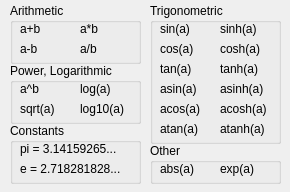
<?xml version="1.0" encoding="UTF-8"?>
<ui version="4.0">
 <class>HelpWindow</class>
 <widget class="QWidget" name="HelpWindow">
  <property name="geometry">
   <rect>
    <x>0</x>
    <y>0</y>
    <width>290</width>
    <height>192</height>
   </rect>
  </property>
  <property name="minimumSize">
   <size>
    <width>290</width>
    <height>192</height>
   </size>
  </property>
  <property name="maximumSize">
   <size>
    <width>290</width>
    <height>192</height>
   </size>
  </property>
  <property name="baseSize">
   <size>
    <width>290</width>
    <height>192</height>
   </size>
  </property>
  <property name="windowTitle">
   <string>Help</string>
  </property>
  <property name="windowIcon">
   <iconset resource="resources/icons.qrc">
    <normaloff>:/icons/msgbox02.ico</normaloff>:/icons/msgbox02.ico</iconset>
  </property>
  <widget class="QGroupBox" name="groupBox">
   <property name="geometry">
    <rect>
     <x>10</x>
     <y>3</y>
     <width>131</width>
     <height>61</height>
    </rect>
   </property>
   <property name="title">
    <string>Arithmetic</string>
   </property>
   <widget class="QLabel" name="label">
    <property name="geometry">
     <rect>
      <x>10</x>
      <y>17</y>
      <width>51</width>
      <height>17</height>
     </rect>
    </property>
    <property name="toolTip">
     <string>addition</string>
    </property>
    <property name="text">
     <string>a+b</string>
    </property>
   </widget>
   <widget class="QLabel" name="label_2">
    <property name="geometry">
     <rect>
      <x>10</x>
      <y>37</y>
      <width>51</width>
      <height>17</height>
     </rect>
    </property>
    <property name="toolTip">
     <string>subtraction</string>
    </property>
    <property name="text">
     <string>a-b</string>
    </property>
   </widget>
   <widget class="QLabel" name="label_3">
    <property name="geometry">
     <rect>
      <x>70</x>
      <y>17</y>
      <width>51</width>
      <height>17</height>
     </rect>
    </property>
    <property name="toolTip">
     <string>multiplication</string>
    </property>
    <property name="text">
     <string>a*b</string>
    </property>
   </widget>
   <widget class="QLabel" name="label_4">
    <property name="geometry">
     <rect>
      <x>70</x>
      <y>37</y>
      <width>51</width>
      <height>17</height>
     </rect>
    </property>
    <property name="toolTip">
     <string>division</string>
    </property>
    <property name="text">
     <string>a/b</string>
    </property>
   </widget>
  </widget>
  <widget class="QGroupBox" name="groupBox_2">
   <property name="geometry">
    <rect>
     <x>150</x>
     <y>3</y>
     <width>131</width>
     <height>141</height>
    </rect>
   </property>
   <property name="title">
    <string>Trigonometric</string>
   </property>
   <widget class="QLabel" name="label_5">
    <property name="geometry">
     <rect>
      <x>10</x>
      <y>17</y>
      <width>51</width>
      <height>17</height>
     </rect>
    </property>
    <property name="toolTip">
     <string>sine</string>
    </property>
    <property name="text">
     <string>sin(a)</string>
    </property>
   </widget>
   <widget class="QLabel" name="label_6">
    <property name="geometry">
     <rect>
      <x>10</x>
      <y>37</y>
      <width>51</width>
      <height>17</height>
     </rect>
    </property>
    <property name="toolTip">
     <string>cosine</string>
    </property>
    <property name="text">
     <string>cos(a)</string>
    </property>
   </widget>
   <widget class="QLabel" name="label_7">
    <property name="geometry">
     <rect>
      <x>10</x>
      <y>57</y>
      <width>51</width>
      <height>17</height>
     </rect>
    </property>
    <property name="toolTip">
     <string>tangent</string>
    </property>
    <property name="text">
     <string>tan(a)</string>
    </property>
   </widget>
   <widget class="QLabel" name="label_8">
    <property name="geometry">
     <rect>
      <x>10</x>
      <y>97</y>
      <width>51</width>
      <height>17</height>
     </rect>
    </property>
    <property name="toolTip">
     <string>arc cosine</string>
    </property>
    <property name="text">
     <string>acos(a)</string>
    </property>
   </widget>
   <widget class="QLabel" name="label_9">
    <property name="geometry">
     <rect>
      <x>10</x>
      <y>77</y>
      <width>51</width>
      <height>17</height>
     </rect>
    </property>
    <property name="toolTip">
     <string>arc sine</string>
    </property>
    <property name="text">
     <string>asin(a)</string>
    </property>
   </widget>
   <widget class="QLabel" name="label_10">
    <property name="geometry">
     <rect>
      <x>10</x>
      <y>117</y>
      <width>51</width>
      <height>17</height>
     </rect>
    </property>
    <property name="toolTip">
     <string>arc tangent</string>
    </property>
    <property name="text">
     <string>atan(a)</string>
    </property>
   </widget>
   <widget class="QLabel" name="label_11">
    <property name="geometry">
     <rect>
      <x>70</x>
      <y>37</y>
      <width>51</width>
      <height>17</height>
     </rect>
    </property>
    <property name="toolTip">
     <string>hyperbolic cosine</string>
    </property>
    <property name="text">
     <string>cosh(a)</string>
    </property>
   </widget>
   <widget class="QLabel" name="label_12">
    <property name="geometry">
     <rect>
      <x>70</x>
      <y>77</y>
      <width>51</width>
      <height>17</height>
     </rect>
    </property>
    <property name="toolTip">
     <string>arc hyperbolic sine</string>
    </property>
    <property name="text">
     <string>asinh(a)</string>
    </property>
   </widget>
   <widget class="QLabel" name="label_13">
    <property name="geometry">
     <rect>
      <x>70</x>
      <y>97</y>
      <width>51</width>
      <height>17</height>
     </rect>
    </property>
    <property name="toolTip">
     <string>arc hyperbolic cosine</string>
    </property>
    <property name="text">
     <string>acosh(a)</string>
    </property>
   </widget>
   <widget class="QLabel" name="label_14">
    <property name="geometry">
     <rect>
      <x>70</x>
      <y>17</y>
      <width>51</width>
      <height>17</height>
     </rect>
    </property>
    <property name="toolTip">
     <string>hyperbolic sine</string>
    </property>
    <property name="text">
     <string>sinh(a)</string>
    </property>
   </widget>
   <widget class="QLabel" name="label_15">
    <property name="geometry">
     <rect>
      <x>70</x>
      <y>117</y>
      <width>51</width>
      <height>17</height>
     </rect>
    </property>
    <property name="toolTip">
     <string>arc hyperbolic tangent</string>
    </property>
    <property name="text">
     <string>atanh(a)</string>
    </property>
   </widget>
   <widget class="QLabel" name="label_16">
    <property name="geometry">
     <rect>
      <x>70</x>
      <y>57</y>
      <width>51</width>
      <height>17</height>
     </rect>
    </property>
    <property name="toolTip">
     <string>hyperbolic tangent</string>
    </property>
    <property name="text">
     <string>tanh(a)</string>
    </property>
   </widget>
  </widget>
  <widget class="QGroupBox" name="groupBox_3">
   <property name="geometry">
    <rect>
     <x>10</x>
     <y>63</y>
     <width>131</width>
     <height>61</height>
    </rect>
   </property>
   <property name="title">
    <string>Power, Logarithmic</string>
   </property>
   <widget class="QLabel" name="label_17">
    <property name="geometry">
     <rect>
      <x>10</x>
      <y>17</y>
      <width>51</width>
      <height>17</height>
     </rect>
    </property>
    <property name="toolTip">
     <string>raise to power</string>
    </property>
    <property name="text">
     <string>a^b</string>
    </property>
   </widget>
   <widget class="QLabel" name="label_18">
    <property name="geometry">
     <rect>
      <x>10</x>
      <y>37</y>
      <width>51</width>
      <height>17</height>
     </rect>
    </property>
    <property name="toolTip">
     <string>square root</string>
    </property>
    <property name="text">
     <string>sqrt(a)</string>
    </property>
   </widget>
   <widget class="QLabel" name="label_19">
    <property name="geometry">
     <rect>
      <x>70</x>
      <y>17</y>
      <width>51</width>
      <height>17</height>
     </rect>
    </property>
    <property name="toolTip">
     <string>natural logarithm</string>
    </property>
    <property name="text">
     <string>log(a)</string>
    </property>
   </widget>
   <widget class="QLabel" name="label_20">
    <property name="geometry">
     <rect>
      <x>70</x>
      <y>37</y>
      <width>51</width>
      <height>17</height>
     </rect>
    </property>
    <property name="toolTip">
     <string>common logarithm</string>
    </property>
    <property name="text">
     <string>log10(a)</string>
    </property>
   </widget>
  </widget>
  <widget class="QGroupBox" name="groupBox_4">
   <property name="geometry">
    <rect>
     <x>150</x>
     <y>143</y>
     <width>131</width>
     <height>41</height>
    </rect>
   </property>
   <property name="title">
    <string>Other</string>
   </property>
   <widget class="QLabel" name="label_21">
    <property name="geometry">
     <rect>
      <x>10</x>
      <y>17</y>
      <width>51</width>
      <height>17</height>
     </rect>
    </property>
    <property name="toolTip">
     <string>absolute value</string>
    </property>
    <property name="text">
     <string>abs(a)</string>
    </property>
   </widget>
   <widget class="QLabel" name="label_22">
    <property name="geometry">
     <rect>
      <x>70</x>
      <y>17</y>
      <width>51</width>
      <height>17</height>
     </rect>
    </property>
    <property name="toolTip">
     <string>exponential function</string>
    </property>
    <property name="text">
     <string>exp(a)</string>
    </property>
   </widget>
  </widget>
  <widget class="QGroupBox" name="groupBox_5">
   <property name="geometry">
    <rect>
     <x>10</x>
     <y>123</y>
     <width>131</width>
     <height>61</height>
    </rect>
   </property>
   <property name="title">
    <string>Constants</string>
   </property>
   <widget class="QLabel" name="label_23">
    <property name="geometry">
     <rect>
      <x>10</x>
      <y>17</y>
      <width>111</width>
      <height>17</height>
     </rect>
    </property>
    <property name="toolTip">
     <string>number pi</string>
    </property>
    <property name="text">
     <string>pi = 3.14159265...</string>
    </property>
   </widget>
   <widget class="QLabel" name="label_24">
    <property name="geometry">
     <rect>
      <x>10</x>
      <y>37</y>
      <width>111</width>
      <height>17</height>
     </rect>
    </property>
    <property name="toolTip">
     <string>number e</string>
    </property>
    <property name="text">
     <string>e = 2.718281828...</string>
    </property>
   </widget>
  </widget>
 </widget>
 <resources>
  <include location="resources/icons.qrc"/>
 </resources>
 <connections/>
</ui>
